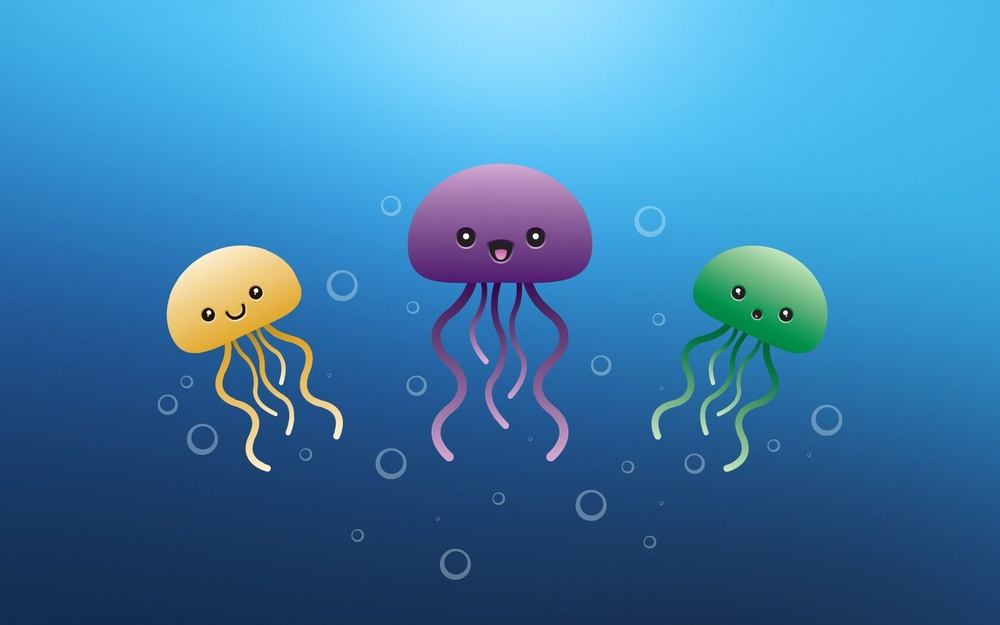
//> input picture Training_YangTao/ImageSegmentation/test.jpg, 1000 x 625 px, shrunk from 1680 x 1050 before the run
$ ./main   (built with g++ and OpenCV 4)
//> lines starting //> are read from the running program, lines starting //| are printed output that depends on the picture; after the words box and inside, x2 and y2 are one past the last pixel; in counts of white or black regions, pixels touching at a corner belong together
//> further down, src is the input picture: 625 rows x 1000 cols, CV_8UC3; mean B, G, R 171.3, 125, 59.1
#include<iostream>
#include<opencv2\opencv.hpp>
using namespace std;
using namespace cv;

class SplitImage
{
public:
	Mat segmentImage(const Mat& src)
	{
		Mat mask, hsvImage, filteredImage, dst;
		double low_H = 89, low_S = 43, low_V = 46, high_H = 124, high_S = 255, high_V = 255;
		bilateralFilter(src, filteredImage, 17, 77, 11);
		medianBlur(filteredImage, filteredImage, 3);
//> filteredImage: 625 rows x 1000 cols, CV_8UC3; mean B, G, R 171.3, 124.9, 59
		cvtColor(filteredImage, hsvImage, CV_BGR2HSV);
//> hsvImage: 625 rows x 1000 cols, CV_8UC3; mean H, S, V 102.1, 177.7, 174.6
		/* 使用inrange函数，将在这个蓝青色的颜色提取出来，得到mask矩阵 */
		inRange(hsvImage, Scalar(low_H, low_S, low_V), Scalar(high_H, high_S, high_V), mask);
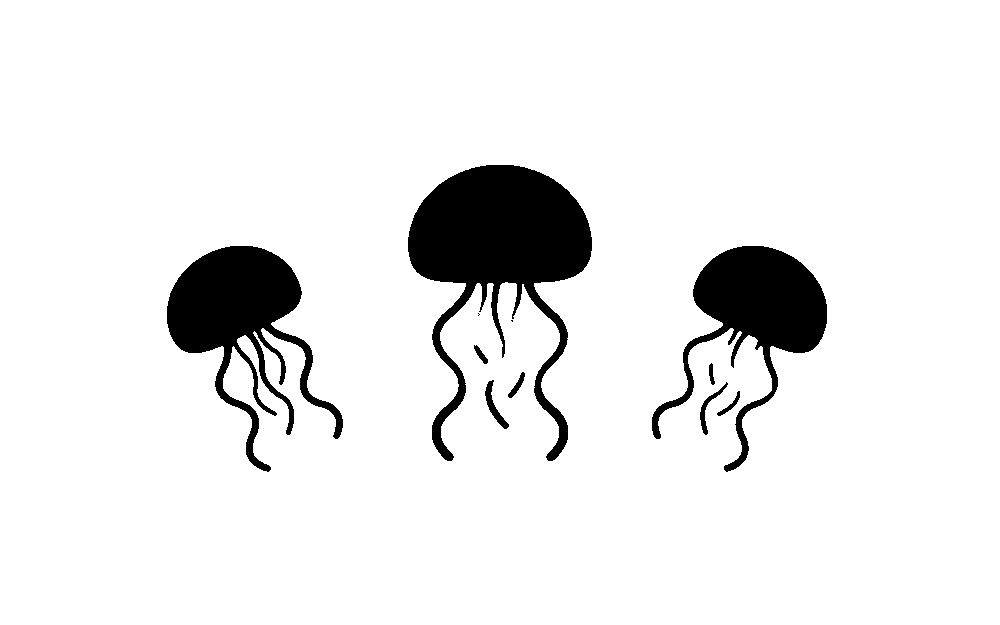
//> mask: 625 rows x 1000 cols, CV_8UC1; 92.1% white; 11 black regions (2 under 20 px), largest, box (x1, y1, x2, y2) and area: (408, 165, 592, 461) 22017, (167, 246, 343, 472) 13870, (652, 246, 827, 472) 12506
		cvtColor(mask, mask, CV_GRAY2BGR);
		addWeighted(src, 1, mask, 1, 1, dst);
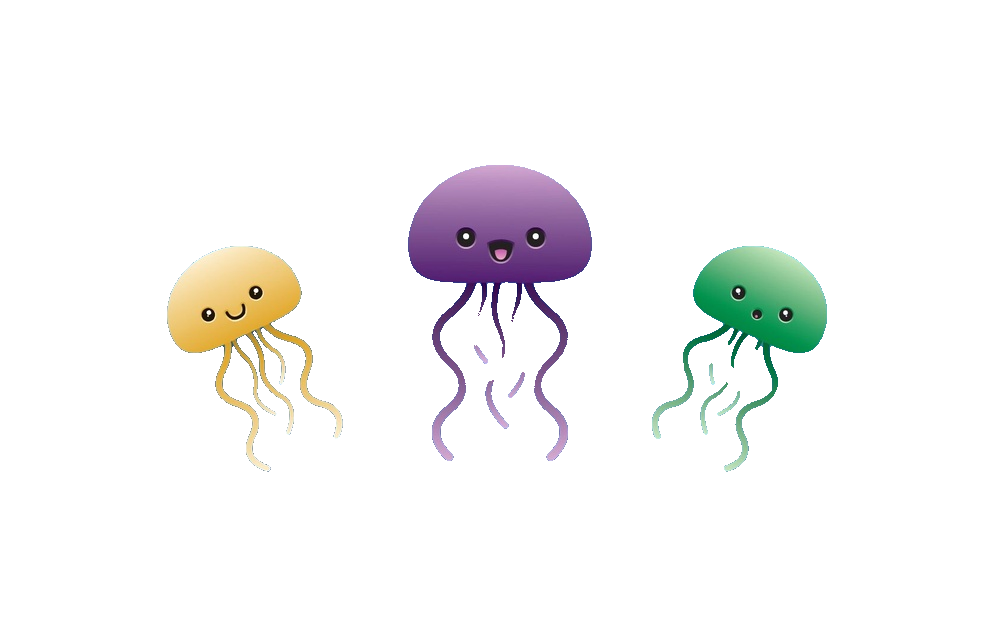
//> dst: 625 rows x 1000 cols, CV_8UC3; mean B, G, R 245.2, 245.7, 246
		return dst;
	}
};

int main()
{
	SplitImage split;
	Mat src, dst;
	src = imread("test.jpg");
	dst = split.segmentImage(src);
	imwrite("result.jpg", dst);
	return 0;
}
